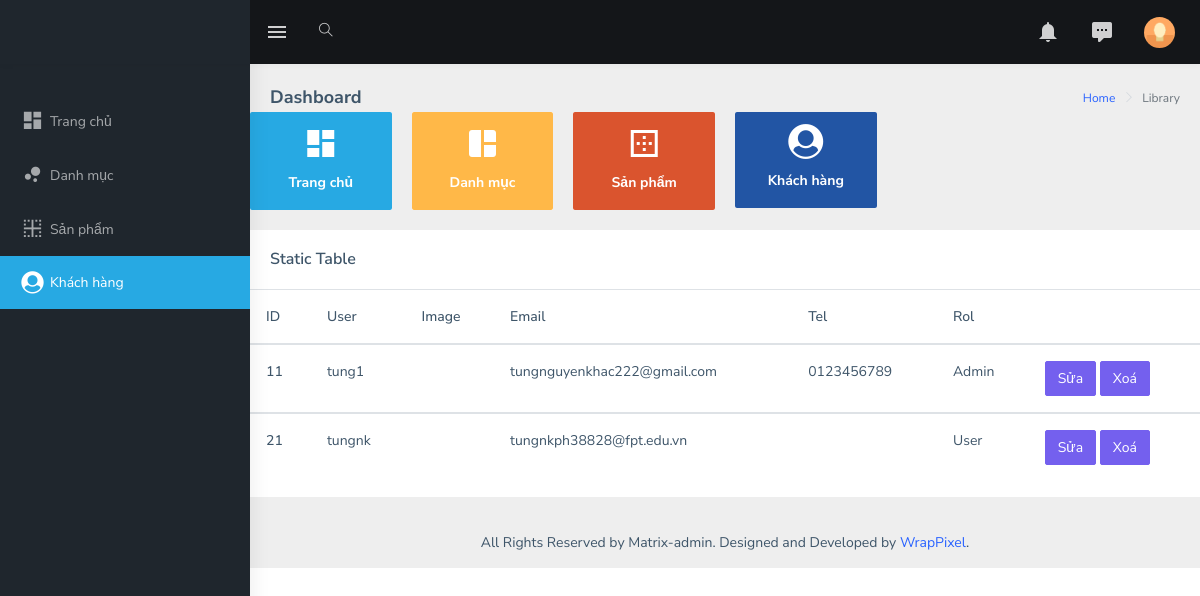
The app's page /admin/index.php?act=list with its own data.
### tables this page shows
CREATE TABLE `acount` (
  `id` int(11) NOT NULL,
  `user` varchar(225) NOT NULL,
  `pass` varchar(225) NOT NULL,
  `image` varchar(225) NOT NULL,
  `diachi` varchar(500) NOT NULL,
  `email` varchar(225) NOT NULL,
  `phone` varchar(20) NOT NULL,
  `role` tinyint(4) NOT NULL DEFAULT 0
);

### model/pdo.php (called while the page is built, shortened)
<?php
function pdo_get_connection()
{
    $servername = "localhost";
    $username = "root";
    $password = "";
    try {
        $conn = new PDO("mysql:host=$servername;dbname=duanmau2024", $username, $password);
        $conn->setAttribute(PDO::ATTR_ERRMODE, PDO::ERRMODE_EXCEPTION);
        return $conn;
    } catch (PDOException $e) {
        echo "Connection failed: " . $e->getMessage();
    }
}
function pdo_query($sql)
{
    $sql_args = array_slice(func_get_args(), 1);
    try {
        $conn = pdo_get_connection();
        $stmt = $conn->prepare($sql);
        $stmt->execute($sql_args);
        $rows = $stmt->fetchAll();
        return $rows;
    } catch (PDOException $e) {
        throw $e;
    } finally {
        unset($conn);
    }
}
?>

### model/taikhoan.php (called while the page is built, shortened)
<?php
function load_taikhoan()
{
    $sql = "SELECT * FROM acount";
    $listtk = pdo_query($sql);
    return $listtk;
}

### admin/taikhoan/list.php (the view)
<div class="card">
    <div class="card-body">
        <h5 class="card-title m-b-0">Static Table</h5>
    </div>
    <table class="table">
        <thead>
            <tr>
                <th scope="col">ID</th>
                <th scope="col">User</th>
                <th scope="col">Image</th>
                <th scope="col">Email</th>
                <th scope="col">Tel</th>
                <th scope="col">Rol</th>
                <th scope="col"></th>
            </tr>
        </thead>
        <?php
        foreach ($listtk as $tk) {
            extract($tk);
            $suatk = "index.php?act=suatk&id=".$id;
            $xoatk = "index.php?act=xoatk&id=".$id;
            $rol = ($role == 1) ? 'Admin' : 'User';
            echo '<tbody>
                <tr>
                    <th scope="row">' . $id . '</th>
                    <td>' . $user . '</td>
                    <td>' . $image . '</td>
                    <td>' . $email . '</td>
                    <td>' . $phone . '</td>
                    <td>' . $rol . '</td>
                    <td>
                    <a href="' . $suatk . '"><input type="button" class="btn btn-primary" value="Sửa"></a>
                    <a href="' . $xoatk . '"><input type="button" class="btn btn-primary" value="Xoá"></a>
                    </td>
                </tr>
            </tbody>';
        }
        ?>
    </table>
</div>

### records on screen
acount: id "11", user "tung1", email "tungnguyenkhac222@gmail.com", phone "0123456789", role "Admin"
acount: id "21", user "tungnk", email "tungnkph38828@fpt.edu.vn", role "User"
